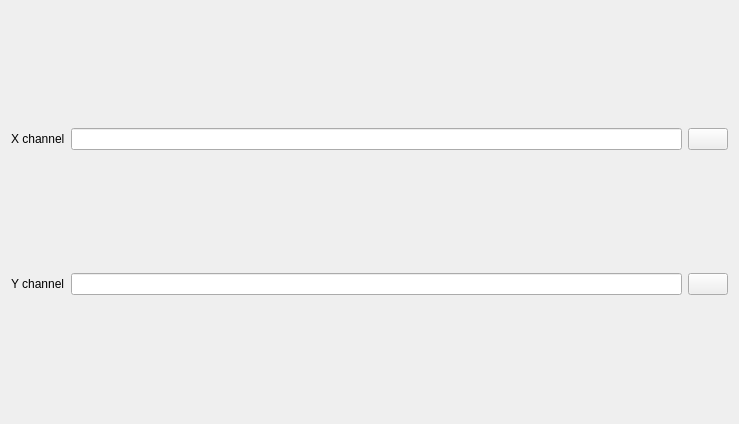
<?xml version="1.0" encoding="UTF-8"?>
<ui version="4.0">
 <class>XYDisplay</class>
 <widget class="QWidget" name="XYDisplay">
  <property name="geometry">
   <rect>
    <x>0</x>
    <y>0</y>
    <width>739</width>
    <height>424</height>
   </rect>
  </property>
  <property name="windowTitle">
   <string>Form</string>
  </property>
  <layout class="QGridLayout" name="gridLayout">
   <item row="0" column="0" colspan="3">
    <layout class="QHBoxLayout" name="plot_layout"/>
   </item>
   <item row="1" column="0">
    <widget class="QLabel" name="label">
     <property name="text">
      <string>X channel</string>
     </property>
    </widget>
   </item>
   <item row="1" column="1">
    <widget class="QLineEdit" name="x_channel_edit"/>
   </item>
   <item row="1" column="2">
    <widget class="QPushButton" name="x_search_btn">
     <property name="text">
      <string/>
     </property>
     <property name="icon">
      <iconset resource="resource.qrc">
       <normaloff>:/search.png</normaloff>:/search.png</iconset>
     </property>
    </widget>
   </item>
   <item row="2" column="0">
    <widget class="QLabel" name="label_2">
     <property name="text">
      <string>Y channel</string>
     </property>
    </widget>
   </item>
   <item row="2" column="1">
    <widget class="QLineEdit" name="y_channel_edit"/>
   </item>
   <item row="2" column="2">
    <widget class="QPushButton" name="y_search_btn">
     <property name="text">
      <string/>
     </property>
     <property name="icon">
      <iconset resource="resource.qrc">
       <normaloff>:/search.png</normaloff>:/search.png</iconset>
     </property>
    </widget>
   </item>
  </layout>
 </widget>
 <resources>
  <include location="resource.qrc"/>
 </resources>
 <connections/>
</ui>
